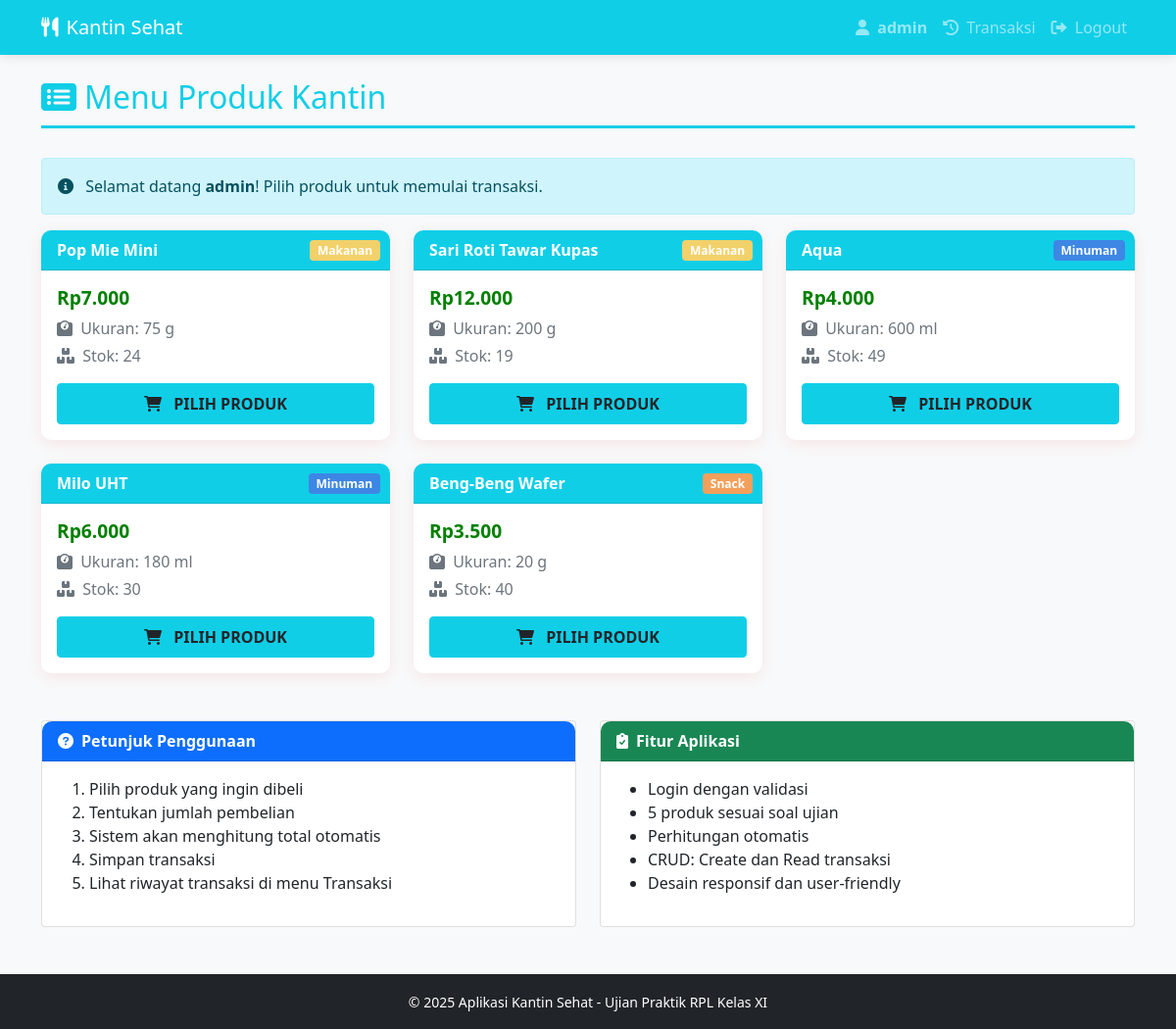
Screenshot of /KantinSehat/dashboard.php (signed in) with the database file from the repository.
### tables this page shows
CREATE TABLE `products` (
  `id` int(11) NOT NULL,
  `nama` varchar(100) NOT NULL,
  `jenis` varchar(50) DEFAULT NULL,
  `harga` int(11) NOT NULL,
  `ukuran` varchar(50) DEFAULT NULL,
  `stok` int(11) DEFAULT 10
);

### KantinSehat/dashboard.php (the view, shortened to what this page needs)
<?php
$conn = mysqli_connect('localhost', 'root', '', 'kantin_sehat');
$sql = "SELECT * FROM Products ORDER BY jenis, nama";
$result = mysqli_query($conn, $sql);
?>
<!DOCTYPE html>
<html lang="id">
<head>
    <link href="https://cdn.jsdelivr.net/npm/bootstrap@5.1.3/dist/css/bootstrap.min.css" rel="stylesheet">
    <link rel="stylesheet" href="https://cdnjs.cloudflare.com/ajax/libs/font-awesome/6.0.0/css/all.min.css">
</head>
<body>
    <nav class="navbar navbar-expand-lg navbar-dark">
        <div class="container">
            <a class="navbar-brand" href="#">
                <i class="fas fa-utensils me-2"></i>Kantin Sehat
            </a>
            <div class="navbar-nav ms-auto">
                <span class="nav-item nav-link user-info">
                    <i class="fas fa-user me-1"></i> <?php echo $_SESSION['user']; ?>
                </span>
                <a class="nav-item nav-link" href="view_transactions.php">
                    <i class="fas fa-history me-1"></i> Transaksi
                </a>
                <a class="nav-item nav-link" href="logout.php">
                    <i class="fas fa-sign-out-alt me-1"></i> Logout
                </a>
            </div>
        </div>
    </nav>
    <div class="container mt-4">
        <h2 class="section-title">
            <i class="fas fa-list-alt me-2"></i>Menu Produk Kantin
        </h2>
        <div class="alert alert-info">
            <i class="fas fa-info-circle me-2"></i>
            Selamat datang <strong><?php echo $_SESSION['user']; ?></strong>! Pilih produk untuk memulai transaksi.
        </div>
        <div class="row row-cols-1 row-cols-md-2 row-cols-lg-3 g-4">
            <?php while ($row = mysqli_fetch_assoc($result)):
                $badge_class = '';
                if ($row['jenis'] == 'Minuman') $badge_class = 'minuman';
                elseif ($row['jenis'] == 'Makanan') $badge_class = 'makanan';
                else $badge_class = 'snack';
            ?>
            <div class="col">
                <div class="card product-card">
                    <div class="card-header">
                        <?php echo $row['nama']; ?>
                        <span class="badge badge-jenis <?php echo $badge_class; ?>">
                            <?php echo $row['jenis']; ?>
                        </span>
                    </div>
                    <div class="card-body">
                        <div class="mb-3">
                            <h5 class="price-tag">
                                Rp<?php echo number_format($row['harga'], 0, ',', '.'); ?>
                            </h5>
                            <p class="text-muted mb-1">
                                <i class="fas fa-weight me-1"></i> Ukuran: <?php echo $row['ukuran']; ?>
                            </p>
                            <p class="text-muted">
                                <i class="fas fa-boxes me-1"></i> Stok: <?php echo $row['stok']; ?>
                            </p>
                        </div>
                        <div class="d-grid">
                            <a href="transaction.php?id=<?php echo $row['id']; ?>"
                               class="btn btn-pilih">
                                <i class="fas fa-shopping-cart me-2"></i> PILIH PRODUK
                            </a>
                        </div>
                    </div>
                </div>
            </div>
            <?php endwhile; ?>
        </div>
        <div class="row mt-5">
            <div class="col-md-6">
                <div class="card">
                    <div class="card-header bg-primary text-white">
                        <i class="fas fa-question-circle me-2"></i>Petunjuk Penggunaan
                    </div>
                    <div class="card-body">
                        <ol>
                            <li>Pilih produk yang ingin dibeli</li>
                            <li>Tentukan jumlah pembelian</li>
                            <li>Sistem akan menghitung total otomatis</li>
                            <li>Simpan transaksi</li>
                            <li>Lihat riwayat transaksi di menu Transaksi</li>
                        </ol>
                    </div>
                </div>
            </div>
            <div class="col-md-6">
                <div class="card">
                    <div class="card-header bg-success text-white">
                        <i class="fas fa-clipboard-check me-2"></i>Fitur Aplikasi
                    </div>
                    <div class="card-body">
                        <ul>
                            <li>Login dengan validasi</li>
                            <li>5 produk sesuai soal ujian</li>
                            <li>Perhitungan otomatis</li>
                            <li>CRUD: Create dan Read transaksi</li>
                            <li>Desain responsif dan user-friendly</li>
                        </ul>
                    </div>
                </div>
            </div>
        </div>
    </div>
    <footer class="mt-5 py-3 bg-dark text-white text-center">
        <div class="container">
            <small>&copy; 2025 Aplikasi Kantin Sehat - Ujian Praktik RPL Kelas XI</small>
        </div>
    </footer>
</body>
</html>

### KantinSehat/dashboard.php (style rules this page uses)
:root { --primary-color: #11cee7ff; --secondary-color: #6c757d; }
body { background-color: #f8f9fa; font-family: 'Segoe UI', Tahoma, Geneva, Verdana, sans-serif; }
.navbar { background-color: var(--primary-color); box-shadow: 0 2px 10px rgba(0,0,0,0.1); }
.product-card { border: none; border-radius: 10px; box-shadow: 0 4px 15px rgba(235, 0, 0, 0.08); transition: transform 0.3s, box-shadow 0.3s; height: 100%; }
.card-header { background-color: var(--primary-color); color: white; font-weight: bold; border-radius: 10px 10px 0 0 !important; }
.price-tag { color: green; font-weight: bold; font-size: 1.2rem; }
.badge-jenis { position: absolute; top: 10px; right: 10px; }
.minuman { background-color: #3e86e4ff; }
.makanan { background-color: #f3d16aff; }
.snack { background-color: #f3a05cff; }
.btn-pilih { background-color: var(--primary-color); border-color: var(--primary-color); padding: 8px 20px; font-weight: bold; }
.user-info { color: white; font-weight: bold; }
.section-title { color: var(--primary-color); border-bottom: 3px solid var(--primary-color); padding-bottom: 10px; margin-bottom: 30px; }

### rows the page displays
products: nama "Pop Mie Mini", jenis "Makanan", harga "7.000", ukuran "75 g", stok "24"
products: nama "Sari Roti Tawar Kupas", jenis "Makanan", harga "12.000", ukuran "200 g", stok "19"
products: nama "Aqua", jenis "Minuman", harga "4.000", ukuran "600 ml", stok "49"
products: nama "Milo UHT", jenis "Minuman", harga "6.000", ukuran "180 ml", stok "30"
products: nama "Beng-Beng Wafer", jenis "Snack", harga "3.500", ukuran "20 g", stok "40"

### other values shown
$_SESSION['user'] "admin"
